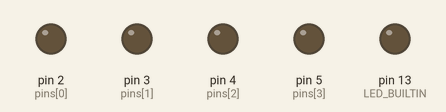
Simulated run of this sketch. Board: Arduino Uno, built with avr-gcc and run on an emulated ATmega328P. Shown: output pins drawn as LEDs (lit = HIGH).

Above: at 0.5 s.
At 2.5 s:
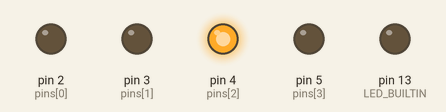
At 4.5 s:
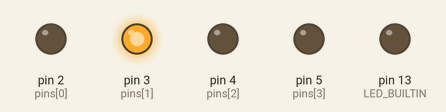
At 9.5 s:
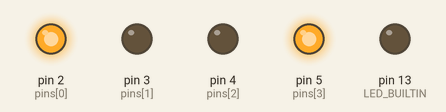
At 13.5 s:
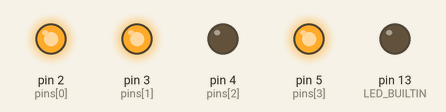
At 18.5 s:
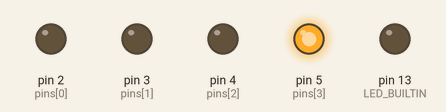
Timing chart, 0 to 19.6 s (numbered marks = the images above):
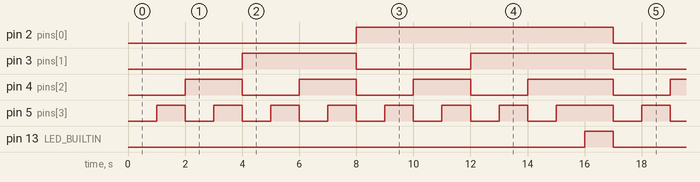

Measured:
- by itself, pin 2 (pins[0]): alternates HIGH for 9.0 s and LOW for 8.0 s
- by itself, pin 3 (pins[1]): LOW → HIGH at 4.0 s, → LOW 4.0 s later, → HIGH 4.0 s later, → LOW 5.0 s later, … (9 changes in this stretch)
- by itself, pin 4 (pins[2]): repeats every 17.0 s: 2 × (LOW 2.0 s, HIGH 2.0 s), LOW 2.0 s, HIGH 3.0 s, LOW 2.0 s, HIGH 2.0 s
- by itself, pin 5 (pins[3]): repeats every 17.0 s: 6 × (LOW 1.0 s, HIGH 1.0 s), LOW 1.0 s, HIGH 2.0 s, LOW 1.0 s, HIGH 1.0 s
- by itself, pin 13 (LED_BUILTIN): alternates HIGH for 1.0 s and LOW for 16.0 s

The sketch:

binary.ino
```cpp
#define NUM_OF_BITS 4

int values[NUM_OF_BITS];
int pins[NUM_OF_BITS] = {2, 3, 4, 5};

void binary(int array[], int length);
void clear_array(int array[], int length);
void display_array(int pins[], int values[], int length);

void setup() {
  /*
   * This programs calculates the binary values of numbers to 15, then
   * displays them using LED lights.
  */
  pinMode(LED_BUILTIN, OUTPUT);
  for (int i = 0; i < NUM_OF_BITS; i++)
  {
    pinMode(pins[i], OUTPUT);
  }
}

void loop() {
  for (int j = 0; j < 16; j++)
  {
    binary(j, values, NUM_OF_BITS);
    display_array(pins, values, NUM_OF_BITS);
    delay(1000);
  }
  clear_array(values, NUM_OF_BITS);
}

void binary(int number, int array[], int length)
{
  /*
   * Calculates the binary value of input number and stores it in the array
   * with the first bit of array being the MSB (most significant bit)
  */
  if (number > 15)
  {
    exit(1);
  }
  int res = number; // res is result of divison
  int rem; // rem is remainder of divison
  int counter = length-1;

  while (res > 0)
  {
    rem = res % 2;
    res = res / 2;
    array[counter] = rem;
    counter--;
  }
}

void clear_array(int array[], int length)
{
  /*
   * Sets all the values in the array to 0
   * Turns the builtin led while doing so
  */
  digitalWrite(LED_BUILTIN, 1);
  for (int i = 0; i < length; i++)
  {
    array[i] = 0;
  }
  delay(1000);
  digitalWrite(LED_BUILTIN, 0);
}

void display_array(int pins[], int values[], int length)
{
  /*
   * Loops through all the pins and sets them to their appropriate values
  */
  for (int i = 0; i < length; i++)
  {
    digitalWrite(pins[i], values[i]);
  }
}
```
